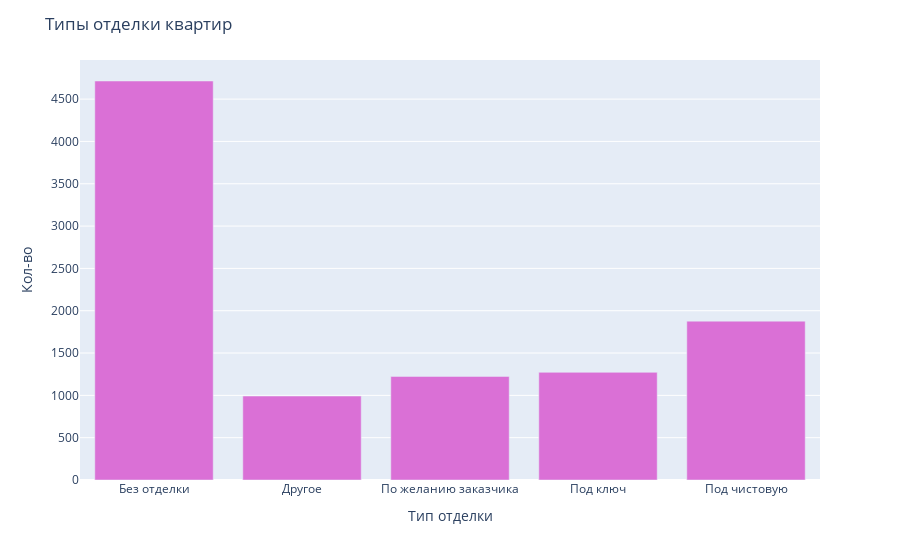

Write notebook code for a chart like this one.
### Code cell
df = df_dom.groupby('objLkFinishTypeDesc').agg({'id':'count'})

fig = px.bar(df, x=df.index, y='id',color_discrete_sequence  = ['orchid'])
fig.update_layout(xaxis_title="Тип отделки",yaxis_title="Кол-во", title='Типы отделки квартир')
fig.update_traces(hoverinfo="all", hovertemplate="Тип: %{x}<br>Кол-во: %{y}")
fig.show()

### Figure 1 — Plotly figure (JSON) as saved in the notebook; plotly's stock layout.template omitted (floating-point values rounded to 4 significant figures)
{"data": [{"alignmentgroup": "True", "hoverinfo": "all", "hovertemplate": "Тип: %{x}<br>Кол-во: %{y}", "legendgroup": "", "marker": {"color": "orchid"}, "name": "", "offsetgroup": "", "orientation": "v", "showlegend": false, "textposition": "auto", "type": "bar", "x": ["Без отделки", "Другое", "По желанию заказчика", "Под ключ", "Под чистовую"], "xaxis": "x", "y": [4714, 992, 1224, 1272, 1877], "yaxis": "y"}], "layout": {"barmode": "relative", "legend": {"tracegroupgap": 0}, "margin": {"t": 60}, "title": {"text": "Типы отделки квартир"}, "xaxis": {"anchor": "y", "domain": [0, 1], "title": {"text": "Тип отделки"}}, "yaxis": {"anchor": "x", "domain": [0, 1], "title": {"text": "Кол-во"}}}}
